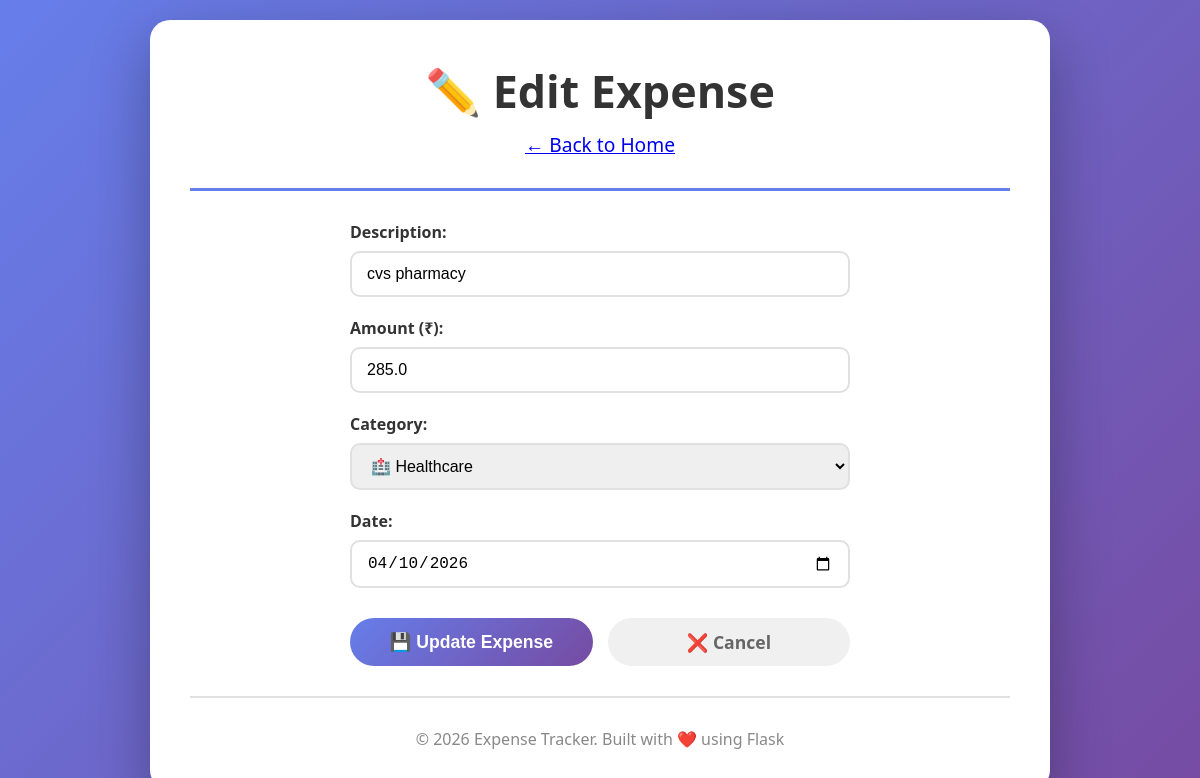
The page /edit/8 (signed in) on the database its author committed.
### tables this page shows
CREATE TABLE expenses (
            id INTEGER PRIMARY KEY AUTOINCREMENT,
            user_id INTEGER NOT NULL,
            description TEXT NOT NULL,
            amount REAL NOT NULL,
            category TEXT NOT NULL,
            date TEXT NOT NULL,
            FOREIGN KEY (user_id) REFERENCES users (id)
        );

### app.py (the view, shortened to what this page needs)
@app.route('/edit/<int:expense_id>', methods=['GET', 'POST'])
def edit_expense(expense_id):
    if 'user_id' not in session:
        flash('Please login to edit expenses.', 'info')
        return redirect(url_for('login'))
    user_id = session['user_id']
    expense = db.get_expense_by_id(expense_id, user_id)
    if not expense:
        flash('Expense not found or you do not have permission to edit it.', 'error')
        return redirect(url_for('home'))
    return render_template('edit.html', expense=expense)

### database.py (called while the page is built)
def get_connection():
    conn = sqlite3.connect(DB_NAME)
    conn.row_factory = sqlite3.Row
    return conn

def get_expense_by_id(expense_id, user_id):
    conn = get_connection()
    cursor = conn.cursor()
    cursor.execute('''
        SELECT * FROM expenses
        WHERE id = ? AND user_id = ?
    ''', (expense_id, user_id))
    expense = cursor.fetchone()
    conn.close()
    return expense

### templates/edit.html (shortened to what this page needs)
<!DOCTYPE html>
<html lang="en">
<head>
    <link rel="stylesheet" href="{{ url_for('static', filename='style.css') }}">
</head>
<body>
    <div class="container">
        <header>
            <h1>✏️ Edit Expense</h1>
            <p><a href="{{ url_for('home') }}">← Back to Home</a></p>
        </header>
        <main>
            <form method="POST" class="expense-form">
                <div class="form-group">
                    <label for="description">Description:</label>
                    <input type="text" id="description" name="description" required value="{{ expense.description }}">
                </div>
                <div class="form-group">
                    <label for="amount">Amount (₹):</label>
                    <input type="number" id="amount" name="amount" step="0.01" required value="{{ expense.amount }}">
                </div>
                <div class="form-group">
                    <label for="category">Category:</label>
                    <select id="category" name="category" required>
                        <option value="Healthcare" {% if expense.category == 'Healthcare' %}selected{% endif %}>🏥 Healthcare</option>
                    </select>
                </div>
                <div class="form-group">
                    <label for="date">Date:</label>
                    <input type="date" id="date" name="date" required value="{{ expense.date }}">
                </div>
                <div class="form-actions">
                    <button type="submit" class="btn-submit">💾 Update Expense</button>
                    <a href="{{ url_for('home') }}" class="btn-cancel">❌ Cancel</a>
                </div>
            </form>
        </main>
        <footer>
            <p>&copy; 2026 Expense Tracker. Built with ❤️ using Flask</p>
        </footer>
    </div>
</body>
</html>

### static/style.css (style rules this page uses)
* { margin: 0; padding: 0; box-sizing: border-box; }
body { font-family: 'Segoe UI', Tahoma, Geneva, Verdana, sans-serif; background: linear-gradient(135deg, #667eea 0%, #764ba2 100%); min-height: 100vh; display: flex; justify-content: center; align-items: center; padding: 20px; }
.container { background: white; border-radius: 20px; box-shadow: 0 20px 60px rgba(0, 0, 0, 0.3); padding: 40px; max-width: 900px; width: 100%; animation: fadeIn 0.5s ease-in; }
header { text-align: center; padding-bottom: 30px; border-bottom: 3px solid #667eea; margin-bottom: 30px; }
header h1 { font-size: 2.8rem; color: #333; margin-bottom: 10px; }
header p { font-size: 1.2rem; color: #666; }
footer { text-align: center; padding-top: 30px; margin-top: 30px; border-top: 2px solid #e0e0e0; color: #888; }
footer p { font-size: 1rem; }
.expense-form { max-width: 500px; margin: 0 auto; }
.form-group { margin-bottom: 20px; }
.form-group label { display: block; margin-bottom: 8px; font-weight: 600; color: #333; }
.form-group input, .form-group select { width: 100%; padding: 12px 15px; border: 2px solid #e0e0e0; border-radius: 10px; font-size: 1rem; transition: border-color 0.3s ease; box-sizing: border-box; }
.form-actions { display: flex; gap: 15px; margin-top: 30px; }
.btn-submit { flex: 1; background: linear-gradient(135deg, #667eea 0%, #764ba2 100%); color: white; padding: 12px 25px; border: none; border-radius: 30px; font-size: 1.1rem; font-weight: bold; cursor: pointer; transition: transform 0.3s ease, box-shadow 0.3s ease; }
.btn-cancel { flex: 1; background: #f0f0f0; color: #666; padding: 12px 25px; border: none; border-radius: 30px; font-size: 1.1rem; font-weight: bold; text-align: center; text-decoration: none; transition: background 0.3s ease; }

### rows shown on the page
expenses: description "cvs pharmacy", amount "285.0", category "🏥 Healthcare", date "04/10/2026"
